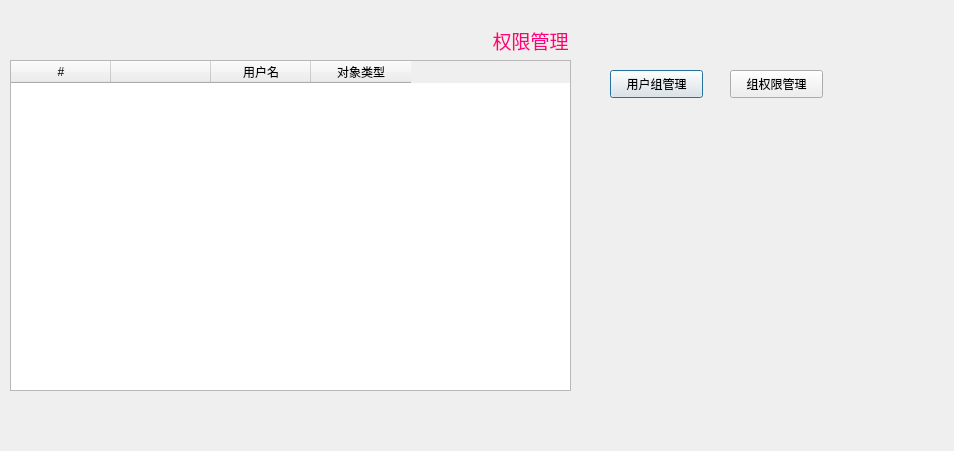
<?xml version="1.0" encoding="UTF-8"?>
<ui version="4.0">
 <class>Dialog</class>
 <widget class="QDialog" name="Dialog">
  <property name="geometry">
   <rect>
    <x>0</x>
    <y>0</y>
    <width>954</width>
    <height>451</height>
   </rect>
  </property>
  <property name="windowTitle">
   <string>Dialog</string>
  </property>
  <widget class="QTableWidget" name="recyclestation">
   <property name="geometry">
    <rect>
     <x>10</x>
     <y>60</y>
     <width>561</width>
     <height>331</height>
    </rect>
   </property>
   <property name="inputMethodHints">
    <set>Qt::ImhDialableCharactersOnly</set>
   </property>
   <column>
    <property name="text">
     <string>#</string>
    </property>
   </column>
   <column>
    <property name="text">
     <string/>
    </property>
   </column>
   <column>
    <property name="text">
     <string>用户名</string>
    </property>
   </column>
   <column>
    <property name="text">
     <string>对象类型</string>
    </property>
   </column>
  </widget>
  <widget class="QLabel" name="ProjectName">
   <property name="geometry">
    <rect>
     <x>440</x>
     <y>20</y>
     <width>181</width>
     <height>41</height>
    </rect>
   </property>
   <property name="text">
    <string>&lt;html&gt;&lt;head/&gt;&lt;body&gt;&lt;p align=&quot;center&quot;&gt;&lt;span style=&quot; font-size:14pt; color:#ff007f;&quot;&gt;权限管理&lt;/span&gt;&lt;/p&gt;&lt;/body&gt;&lt;/html&gt;</string>
   </property>
  </widget>
  <widget class="QPushButton" name="pushButton">
   <property name="geometry">
    <rect>
     <x>610</x>
     <y>70</y>
     <width>93</width>
     <height>28</height>
    </rect>
   </property>
   <property name="text">
    <string>用户组管理</string>
   </property>
  </widget>
  <widget class="QPushButton" name="pushButton_2">
   <property name="geometry">
    <rect>
     <x>730</x>
     <y>70</y>
     <width>93</width>
     <height>28</height>
    </rect>
   </property>
   <property name="text">
    <string>组权限管理</string>
   </property>
  </widget>
 </widget>
 <resources/>
 <connections/>
</ui>
